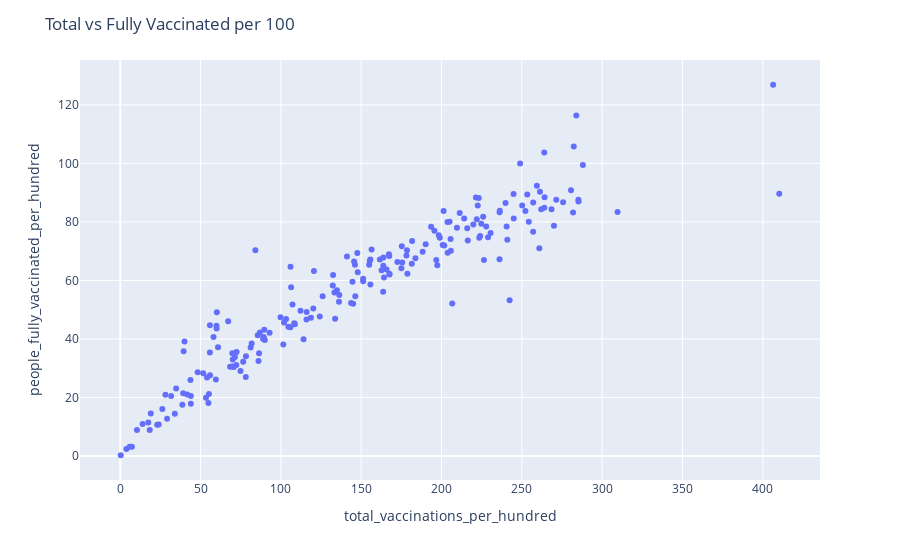

The notebook cell saved with this chart:
### Code cell
fig = px.scatter(latest, x='total_vaccinations_per_hundred', y='people_fully_vaccinated_per_hundred', hover_name='location')
fig.update_layout(title="Total vs Fully Vaccinated per 100")
fig.show()

### Figure 1 — Plotly figure (JSON) as saved in the notebook; plotly's stock layout.template omitted (floating-point values rounded to 4 significant figures; data arrays with more than 128 entries replaced by an {"elided": "..."} marker saying what was removed)
{"data": [{"hovertemplate": "<b>%{hovertext}</b><br><br>total_vaccinations_per_hundred=%{x}<br>people_fully_vaccinated_per_hundred=%{y}<extra></extra>", "hovertext": {"elided": "202 str values"}, "legendgroup": "", "marker": {"color": "#636efa", "symbol": "circle"}, "mode": "markers", "name": "", "orientation": "v", "showlegend": false, "type": "scatter", "x": {"elided": "202 float values"}, "xaxis": "x", "y": {"elided": "202 float values"}, "yaxis": "y"}], "layout": {"legend": {"tracegroupgap": 0}, "margin": {"t": 60}, "title": {"text": "Total vs Fully Vaccinated per 100"}, "xaxis": {"anchor": "y", "domain": [0, 1], "title": {"text": "total_vaccinations_per_hundred"}}, "yaxis": {"anchor": "x", "domain": [0, 1], "title": {"text": "people_fully_vaccinated_per_hundred"}}}}
